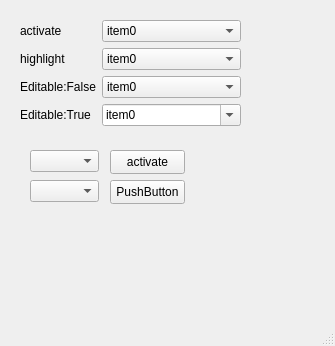
<?xml version="1.0" encoding="UTF-8"?>
<ui version="4.0">
 <class>MainWindow</class>
 <widget class="QMainWindow" name="MainWindow">
  <property name="geometry">
   <rect>
    <x>0</x>
    <y>0</y>
    <width>335</width>
    <height>346</height>
   </rect>
  </property>
  <property name="windowTitle">
   <string>MainWindow</string>
  </property>
  <widget class="QWidget" name="centralwidget">
   <widget class="QWidget" name="formLayoutWidget">
    <property name="geometry">
     <rect>
      <x>20</x>
      <y>20</y>
      <width>221</width>
      <height>108</height>
     </rect>
    </property>
    <layout class="QFormLayout" name="formLayout">
     <item row="0" column="0">
      <widget class="QLabel" name="lblActivate">
       <property name="text">
        <string>activate</string>
       </property>
      </widget>
     </item>
     <item row="0" column="1">
      <widget class="QComboBox" name="cboActivate">
       <item>
        <property name="text">
         <string>item0</string>
        </property>
       </item>
       <item>
        <property name="text">
         <string>item1</string>
        </property>
       </item>
       <item>
        <property name="text">
         <string>item2</string>
        </property>
       </item>
       <item>
        <property name="text">
         <string>item3</string>
        </property>
       </item>
       <item>
        <property name="text">
         <string>item4</string>
        </property>
       </item>
      </widget>
     </item>
     <item row="1" column="0">
      <widget class="QLabel" name="lblHighlight">
       <property name="text">
        <string>highlight</string>
       </property>
      </widget>
     </item>
     <item row="1" column="1">
      <widget class="QComboBox" name="cboHighlight">
       <item>
        <property name="text">
         <string>item0</string>
        </property>
       </item>
       <item>
        <property name="text">
         <string>item1</string>
        </property>
       </item>
       <item>
        <property name="text">
         <string>item2</string>
        </property>
       </item>
       <item>
        <property name="text">
         <string>item3</string>
        </property>
       </item>
      </widget>
     </item>
     <item row="2" column="0">
      <widget class="QLabel" name="lblEditableFalse">
       <property name="text">
        <string>Editable:False</string>
       </property>
      </widget>
     </item>
     <item row="2" column="1">
      <widget class="QComboBox" name="cboEditableFalse">
       <item>
        <property name="text">
         <string>item0</string>
        </property>
       </item>
       <item>
        <property name="text">
         <string>item1</string>
        </property>
       </item>
       <item>
        <property name="text">
         <string>item2</string>
        </property>
       </item>
       <item>
        <property name="text">
         <string>item3</string>
        </property>
       </item>
      </widget>
     </item>
     <item row="3" column="0">
      <widget class="QLabel" name="lblEditableTrue">
       <property name="text">
        <string>Editable:True</string>
       </property>
      </widget>
     </item>
     <item row="3" column="1">
      <widget class="QComboBox" name="cboEditableTrue">
       <property name="editable">
        <bool>true</bool>
       </property>
       <item>
        <property name="text">
         <string>item0</string>
        </property>
       </item>
       <item>
        <property name="text">
         <string>item1</string>
        </property>
       </item>
       <item>
        <property name="text">
         <string>item2</string>
        </property>
       </item>
       <item>
        <property name="text">
         <string>item3</string>
        </property>
       </item>
      </widget>
     </item>
    </layout>
   </widget>
   <widget class="QComboBox" name="comboBox">
    <property name="geometry">
     <rect>
      <x>30</x>
      <y>150</y>
      <width>69</width>
      <height>22</height>
     </rect>
    </property>
   </widget>
   <widget class="QPushButton" name="btnAct">
    <property name="geometry">
     <rect>
      <x>110</x>
      <y>150</y>
      <width>75</width>
      <height>24</height>
     </rect>
    </property>
    <property name="text">
     <string>activate</string>
    </property>
   </widget>
   <widget class="QPushButton" name="pushButton_2">
    <property name="geometry">
     <rect>
      <x>110</x>
      <y>180</y>
      <width>75</width>
      <height>24</height>
     </rect>
    </property>
    <property name="text">
     <string>PushButton</string>
    </property>
   </widget>
   <widget class="QComboBox" name="comboBox_2">
    <property name="geometry">
     <rect>
      <x>30</x>
      <y>180</y>
      <width>69</width>
      <height>22</height>
     </rect>
    </property>
   </widget>
  </widget>
  <widget class="QMenuBar" name="menubar">
   <property name="geometry">
    <rect>
     <x>0</x>
     <y>0</y>
     <width>335</width>
     <height>22</height>
    </rect>
   </property>
  </widget>
  <widget class="QStatusBar" name="statusbar"/>
 </widget>
 <resources/>
 <connections/>
</ui>
